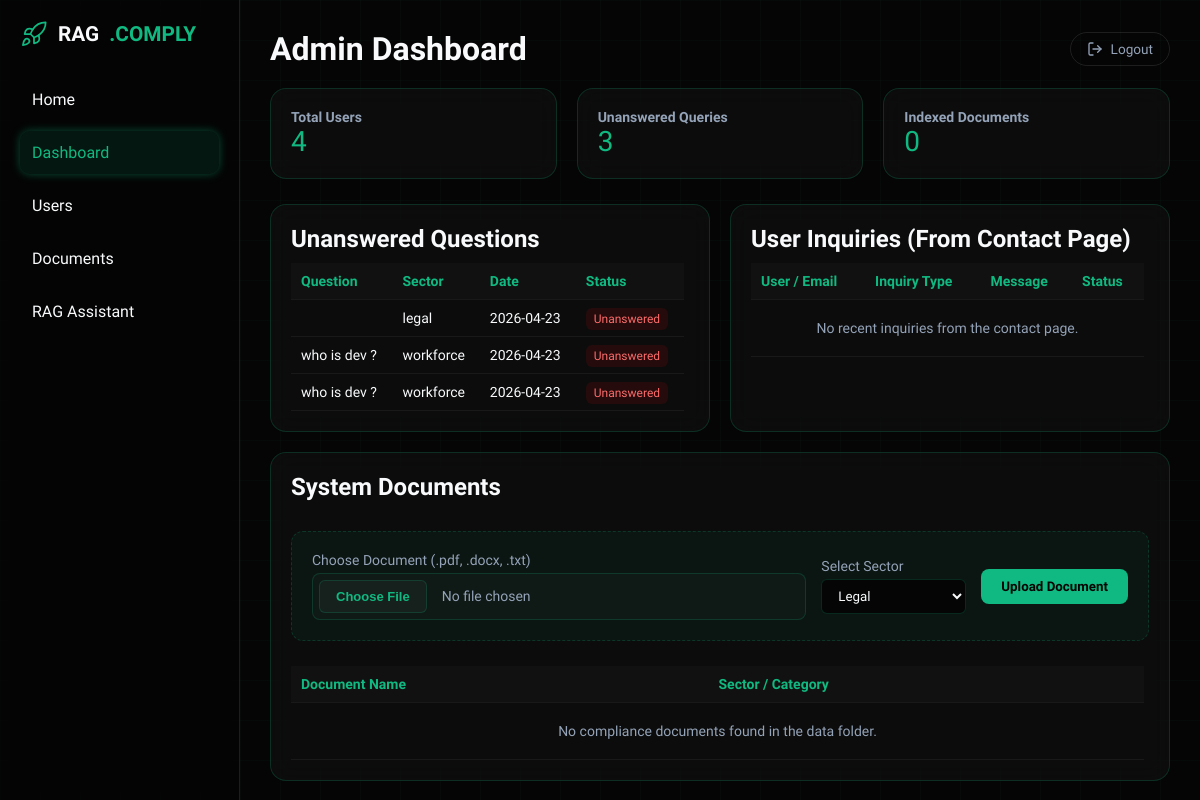
The app's page /admin (signed in), older data.
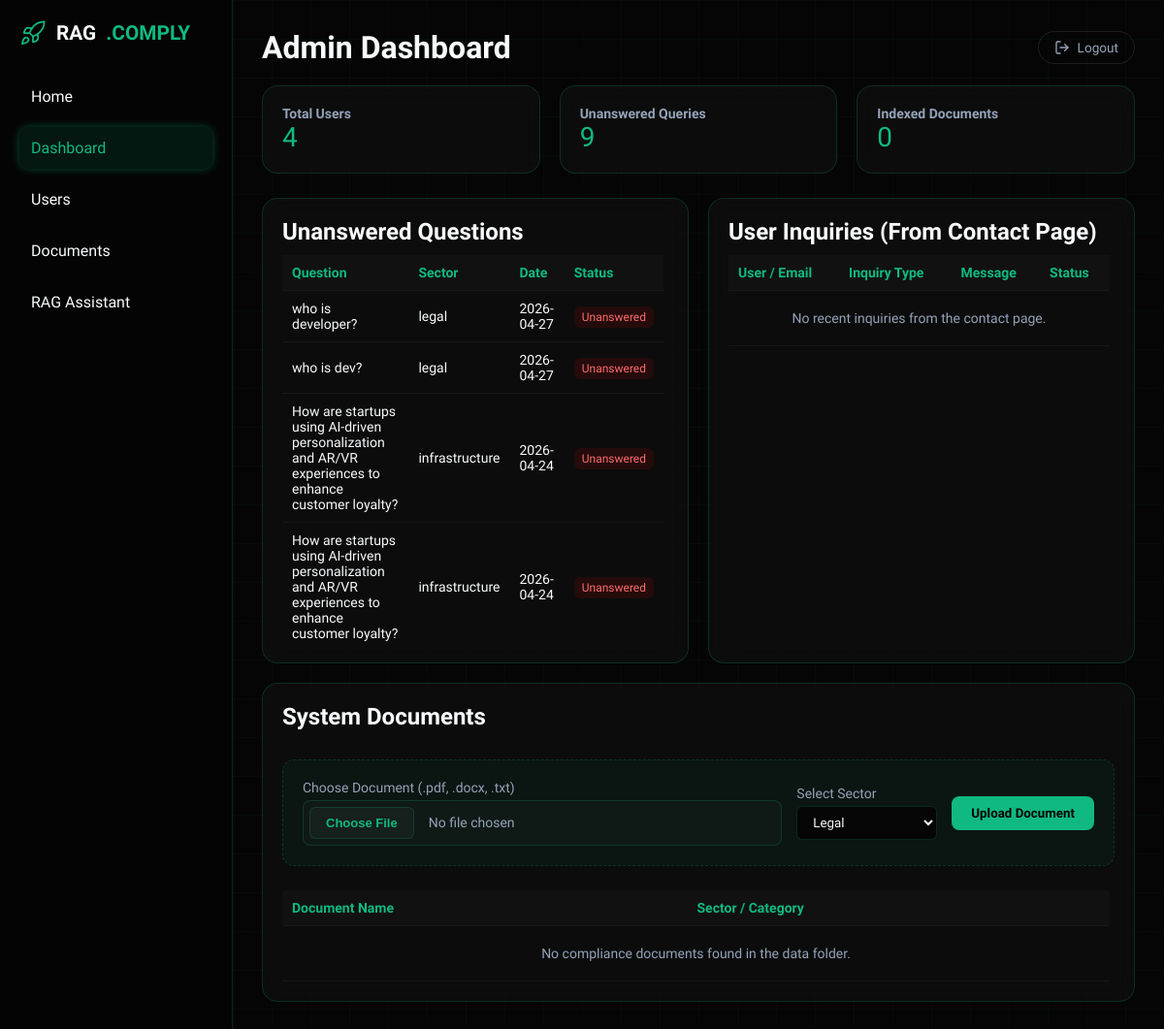
The same page, newer data.
### models.py (models this page shows)
class UnansweredQuestion(Base):
    __tablename__ = "unanswered_questions"
    id = Column(Integer, primary_key=True,index=True)
    question = Column(String(700))
    sector = Column(String(50))
    timestamp = Column(String)

### app.py (the view)
@admin_bp.route("/admin")
@login_required
def view_unanswered():
    if not session.get('is_admin'):
        flash('Unauthorized access. Admin privileges required.', 'error')
        return redirect(url_for('home'))
    db = SessionLocal()
    questions = (
        db.query(UnansweredQuestion)
        .order_by(UnansweredQuestion.timestamp.desc())
        .all()
    )
    inquiries = (
        db.query(ContactInquiry)
        .order_by(ContactInquiry.timestamp.desc())
        .limit(10) # Get the 10 most recent inquiries
        .all()
    )
    db.close()
    local_docs = get_local_documents("data")
    return render_template("admin.html", questions=questions, documents=local_docs, inquiries=inquiries)

### app.py (called while the page is built, shortened)
def login_required(f):
    @wraps(f)
    def decorated_function(*args, **kwargs):
        if 'user_id' not in session:
            flash('Please log in to access this page.', 'warning')
            return redirect(url_for('login',next=request.url))
        return f(*args, **kwargs)
    return decorated_function

def get_local_documents(base_dir="data"):
    documents = []
    sectors = ["legal", "workforce","branding","infrastructure","promotion","property_dealing"]
    for sector in sectors:
        folder_path = os.path.join(base_dir, sector)
    return documents

### templates/admin.html (shortened to what this page needs)
<!DOCTYPE html>
<html lang="en">
<head>
</head>
<body>
<div class="container">
<aside class="sidebar">
<a href="/" style="text-decoration: none; color: inherit;">
    <div class="branding">
        RAG<span class="highlight">.COMPLY</span>
    </div>
</a>
<ul>
<li><a href="/" style="color: inherit; text-decoration: none;">Home</a></li>
<li class="active">Dashboard</li>
<li>Users</li>
<li>Documents</li>
<li><a href="/rag" style="color: inherit; text-decoration: none;">RAG Assistant</a></li>
</ul>
</aside>
<main class="main">
    <div style="display: flex; justify-content: space-between; align-items: center; margin-bottom: 20px;">
        <h1 style="margin-bottom: 0;">Admin Dashboard</h1>
        <a href="/logout" class="logout-btn">
            <svg viewBox="0 0 24 24" fill="none" stroke-width="2" stroke-linecap="round" stroke-linejoin="round">
                <path d="M9 21H5a2 2 0 0 1-2-2V5a2 2 0 0 1 2-2h4"></path>
                <polyline points="16 17 21 12 16 7"></polyline>
                <line x1="21" y1="12" x2="9" y2="12"></line>
            </svg>
            Logout
        </a>
    </div>
<div class="cards">
    <div class="card">
        <h3>Total Users</h3>
        <p class="big" id="users">4</p>
    </div>
    <div class="card">
        <h3>Unanswered Queries</h3>
        <p class="big">{{ questions|length }}</p>
    </div>
    <div class="card">
        <h3>Indexed Documents</h3>
        <p class="big">{{ documents|length }}</p>
    </div>
</div>
<div class="grid">
    <div class="box">
        <h2>Unanswered Questions</h2>
        <div class="scroll-container">
            <table>
                <tr>
                    <th>Question</th>
                    <th>Sector</th>
                    <th>Date</th>
                    <th>Status</th>
                </tr>
                {% for q in questions %}
                <tr>
                    <td>{{ q.question }}</td>
                    <td>{{ q.sector }}</td>
                    <td>{{ q.timestamp[:10] }}</td> <td><span class="status unanswered">Unanswered</span></td>
                </tr>
                {% else %}
                <tr>
                    <td colspan="4" style="text-align: center; color: var(--text-muted); padding: 20px;">
                        All queries have been successfully answered! 🎉
                    </td>
                </tr>
                {% endfor %}
            </table>
        </div>
    </div>
    <div class="box">
        <h2>User Inquiries (From Contact Page)</h2>
        <div class="scroll-container">
            <table>
                <tr>
                    <th>User / Email</th>
                    <th>Inquiry Type</th>
                    <th>Message</th>
                    <th>Status</th>
                </tr>
                {% for inquiry in inquiries %}
                <tr>
                    <td>
                        <strong>{{ inquiry.fullname }}</strong><br>
                        <span style="font-size: 0.75rem; color: var(--text-muted);">{{ inquiry.email }}</span>
                    </td>
                    <td>{{ inquiry.inquiry_type }}</td>
                    <td style="max-width: 150px; white-space: nowrap; overflow: hidden; text-overflow: ellipsis;" title="{{ inquiry.message }}">
                        {{ inquiry.message }}
                    </td>
                    <td>
                        {% if inquiry.status == 'Pending' %}
                            <span class="status unanswered">{{ inquiry.status }}</span>
                        {% else %}
                            <span class="status answered">{{ inquiry.status }}</span>
                        {% endif %}
                    </td>
                </tr>
                {% else %}
                <tr>
                    <td colspan="4" style="text-align: center; color: var(--text-muted); padding: 20px;">
                        No recent inquiries from the contact page.
                    </td>
                </tr>
                {% endfor %}
            </table>
        </div>
    </div>
</div>
<div class="box full">
    <div style="display: flex; justify-content: space-between; align-items: center; margin-bottom: 20px;">
        <h2>System Documents</h2>
    </div>
    <form action="{{ url_for('admin.upload_file') }}" method="POST" enctype="multipart/form-data" class="upload-form">
        <div style="display: flex; flex-direction: column; gap: 5px; flex: 1;">
            <label for="file">Choose Document (.pdf, .docx, .txt)</label>
            <input type="file" name="file" id="file" required accept=".pdf,.docx,.txt">
        </div>
        <div style="display: flex; flex-direction: column; gap: 5px;">
            <label for="sector">Select Sector</label>
            <select name="sector" id="sector">
                <option value="legal">Legal</option>
            </select>
        </div>
        <button type="submit" class="btn-upload">Upload Document</button>
    </form>
    <div class="scroll-container">
        <table>
            <tr>
                <th>Document Name</th>
                <th>Sector / Category</th>
            </tr>
            {% for doc in documents %}
            <tr>
                <td>{{ doc.name }}</td>
                <td>
                    <span style="color: var(--primary-neon); background: rgba(16,185,129,0.1); padding: 4px 8px; border-radius: 4px; font-size: 0.8rem; font-weight: bold; letter-spacing: 1px;">
                        {{ doc.sector }}
                    </span>
                </td>
            </tr>
            {% else %}
            <tr>
                <td colspan="2" style="text-align: center; color: var(--text-muted); padding: 20px;">
                    No compliance documents found in the data folder.
                </td>
            </tr>
            {% endfor %}
        </table>
    </div>
</div>
</main>
</div>
</body>
</html>

### templates/admin.html (style rules this page uses)
:root { --bg-dark: #050505; --primary-neon: #10b981; --accent-glow: rgba(16,185,129,0.4); --glass: rgba(255,255,255,0.03); --glass-border: rgba(16,185,129,0.2); --text-main: #f8fafc; --text-muted: #94a3b8; }
* { margin:0; padding:0; box-sizing:border-box; font-family:'Plus Jakarta Sans', sans-serif; }
body { background-color: var(--bg-dark); color: var(--text-main); background-image: linear-gradient(rgba(16,185,129,0.03) 1px, transparent 1px), linear-gradient(90deg, rgba(16,185,129,0.03) 1px, transparent 1px); background-size:40px 40px; }
.container { display:flex; }
.sidebar { width:240px; height:100vh; background: rgba(5,5,5,0.85); backdrop-filter: blur(20px); border-right:1px solid var(--glass-border); padding:20px; }
.branding { display:flex; align-items:center; gap:10px; font-weight:800; font-size:1.3rem; margin-bottom:30px; }
.logo-icon { width:28px; height:28px; stroke: var(--primary-neon); transition:0.3s; }
.highlight { color: var(--primary-neon); }
.sidebar ul { list-style:none; }
.sidebar li { padding:12px; border-radius:10px; margin:10px 0; cursor:pointer; transition:0.3s; }
.sidebar li:hover, .sidebar .active { background:rgba(16,185,129,0.1); color:var(--primary-neon); box-shadow:0 0 10px var(--accent-glow); }
.main { flex:1; padding:30px; height: 100vh; overflow-y: auto; }
.main h1 { font-size:2rem; margin-bottom:20px; }
.cards { display:grid; grid-template-columns:repeat(3,1fr); gap:20px; }
.card { background: var(--glass); border:1px solid var(--glass-border); backdrop-filter: blur(12px); padding:20px; border-radius:16px; transition:0.3s; }
.card h3 { font-size:14px; color:var(--text-muted); }
.big { font-size:28px; color:var(--primary-neon); }
.grid { display:grid; grid-template-columns:1fr 1fr; gap:20px; margin-top:25px; }
.box { background: var(--glass); border:1px solid var(--glass-border); backdrop-filter: blur(12px); padding:20px; border-radius:16px; }
.box h2 { margin-bottom:10px; }
table { width:100%; border-collapse:collapse; }
th, td { padding:10px; font-size:14px; text-align: left; }
th { color:var(--primary-neon); position: sticky; top: 0; background: #111; z-index: 10; }
tr { border-bottom:1px solid rgba(255,255,255,0.05); }
.status { padding:4px 8px; border-radius:6px; font-size:12px; }
.unanswered { background: rgba(255,0,0,0.1); color:#ff6c6c; }
.full { margin-top:20px; }
.scroll-container { max-height: 400px; overflow-y: auto; padding-right: 5px; }
.upload-form { display: flex; gap: 15px; align-items: center; margin-bottom: 25px; padding: 20px; background: rgba(16, 185, 129, 0.05); border: 1px dashed var(--glass-border); border-radius: 12px; }
.upload-form label { font-size: 14px; color: var(--text-muted); }
.upload-form input[type="file"] { flex: 1; padding: 6px; border: 1px solid var(--glass-border); border-radius: 8px; background: rgba(255,255,255,0.02); color: var(--text-muted); font-size: 14px; transition: 0.3s; }
.upload-form select { padding: 8px 12px; border: 1px solid var(--glass-border); border-radius: 6px; background: var(--bg-dark); color: var(--text-main); cursor: pointer; }
.btn-upload { background: var(--primary-neon); color: var(--bg-dark); padding: 10px 20px; border: none; border-radius: 8px; font-weight: 700; cursor: pointer; transition: 0.3s; }
.logout-btn { display: flex; align-items: center; gap: 8px; background: transparent; border: 1px solid rgba(255, 255, 255, 0.1); color: var(--text-muted); padding: 8px 16px; border-radius: 20px; font-size: 0.85rem; cursor: pointer; text-decoration: none; transition: all 0.3s ease; }
.logout-btn svg { width: 16px; height: 16px; stroke: currentColor; }

Row changes from the older to the newer data that the page shows:
no longer on this page (row unchanged): UnansweredQuestion: sector "legal", timestamp "2026-04-23"
no longer on this page (row unchanged): UnansweredQuestion: question "who is dev ?", sector "workforce", timestamp "2026-04-23"
no longer on this page (row unchanged): UnansweredQuestion: question "who is dev ?", sector "workforce", timestamp "2026-04-23"
added UnansweredQuestion: question "who is developer?", sector "legal", timestamp "2026-04-27"
added UnansweredQuestion: question "who is dev?", sector "legal", timestamp "2026-04-27"
added UnansweredQuestion: question "How are startups using AI-driven personalization and AR/VR experiences to enhance customer loyalty?", sector "infrastructure", timestamp "2026-04-24"
added UnansweredQuestion: question "How are startups using AI-driven personalization and AR/VR experiences to enhance customer loyalty?", sector "infrastructure", timestamp "2026-04-24"
Text that changed along with them:
{{ questions|length }}: "3" → "9"
